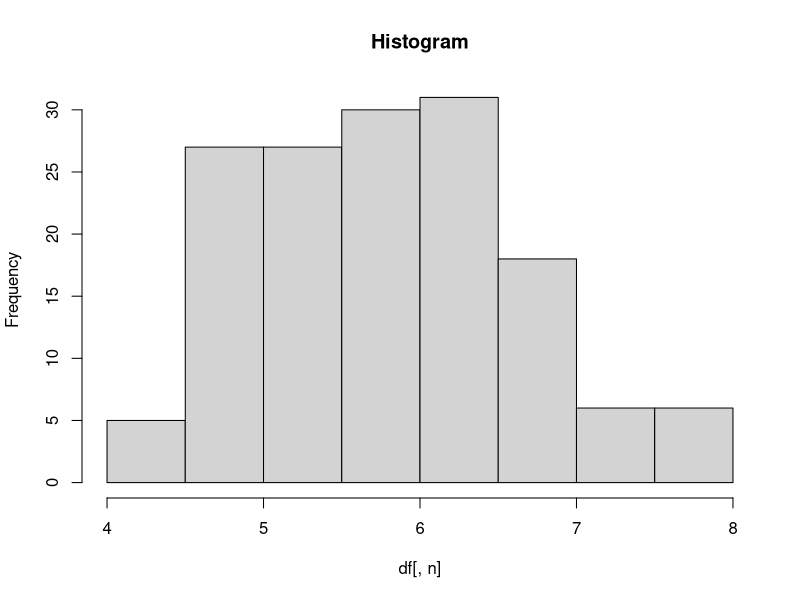
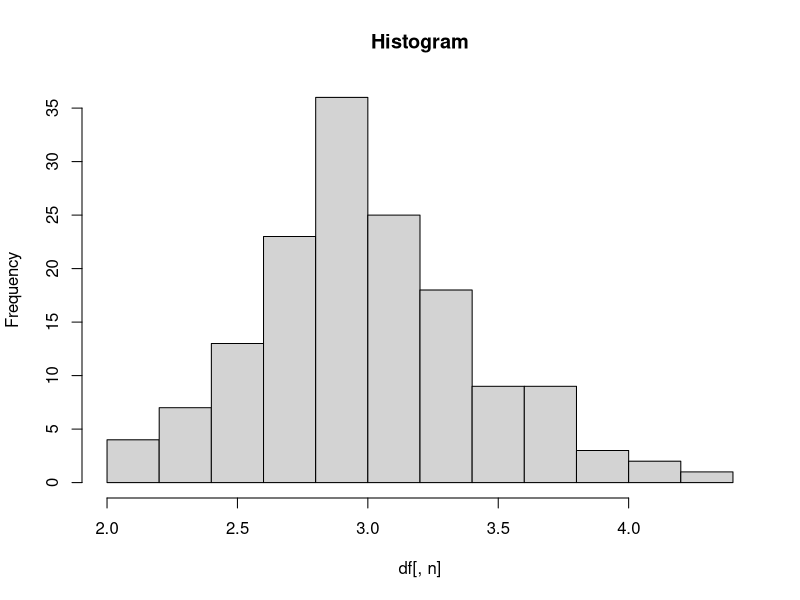
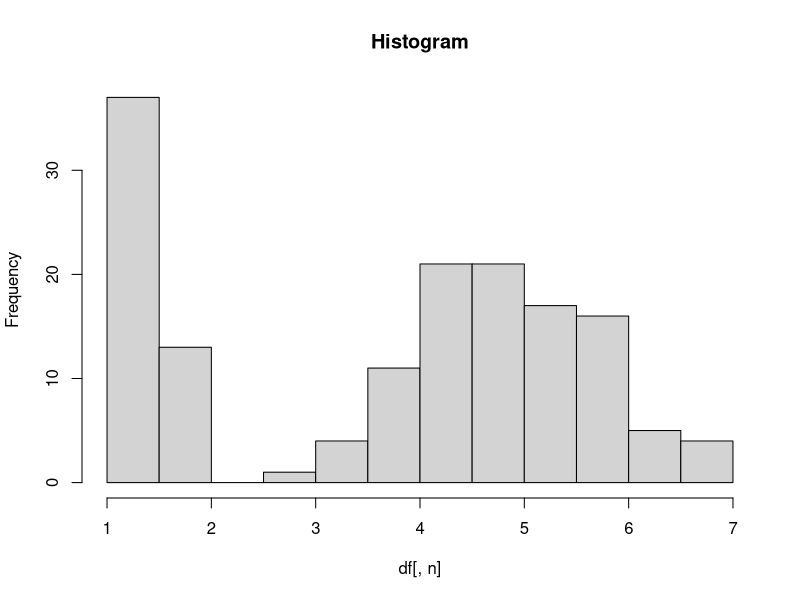
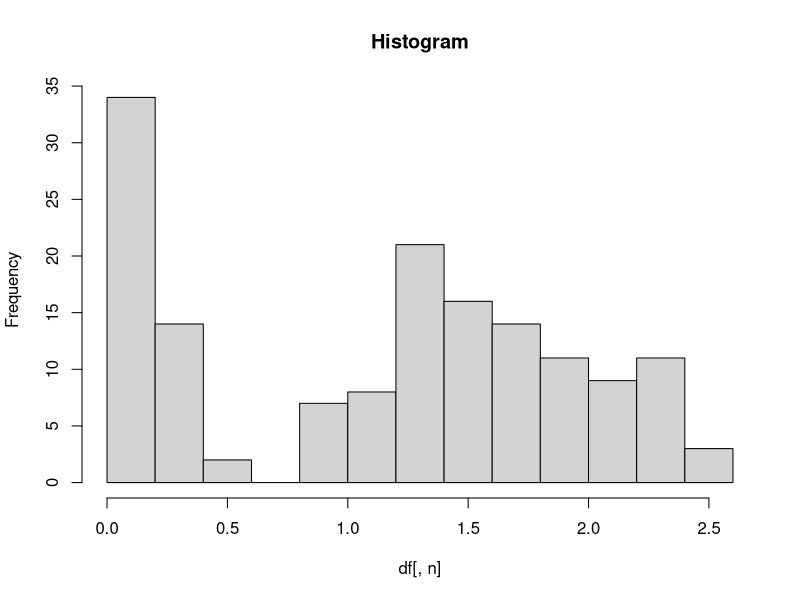
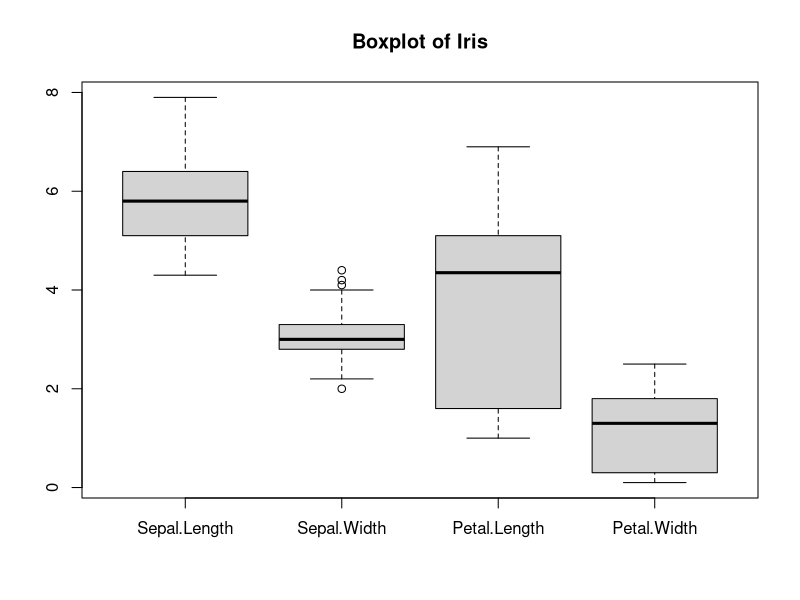

These figures' R source, in order:
# Program no. 1

# read the dataset
df = read.csv("../datasets/iris.csv")

#see the summary of dataset
print("SUMMARY AND STRUCTURE")
summary(df)
str(df)  #structure with class

print("MINIMUM VALUE")
print(sapply(df, function(x) min(as.numeric(x))))
print("MAXIMUM VALUE")
print(sapply(df, function(x) max(as.numeric(x))))
print("AVERAGE VALUE")
print(sapply(df, function(x) mean(as.numeric(x))))
print("RANGE OF VALUES")
print(sapply(df, function(x) range(as.numeric(x))))
print("STANDARD DEVIATIONS")
print(sapply(df, function(x) sd(as.numeric(x))))
print("VARIANCE")
print(sapply(df, function(x) var(as.numeric(x))))

print("PERCENTILES")
num = c(1,2,3,4)
for (n in num) {
  cat("Column", n , "\n")
  print(quantile(df[,n], probs = c(0, 0.25, 0.5, 0.75, 1)))
}

for (n in num) {
  hist(df[,n], main = "Histogram")
  Sys.sleep(5)
}

boxplot(df[,1:4], main = "Boxplot of Iris")


